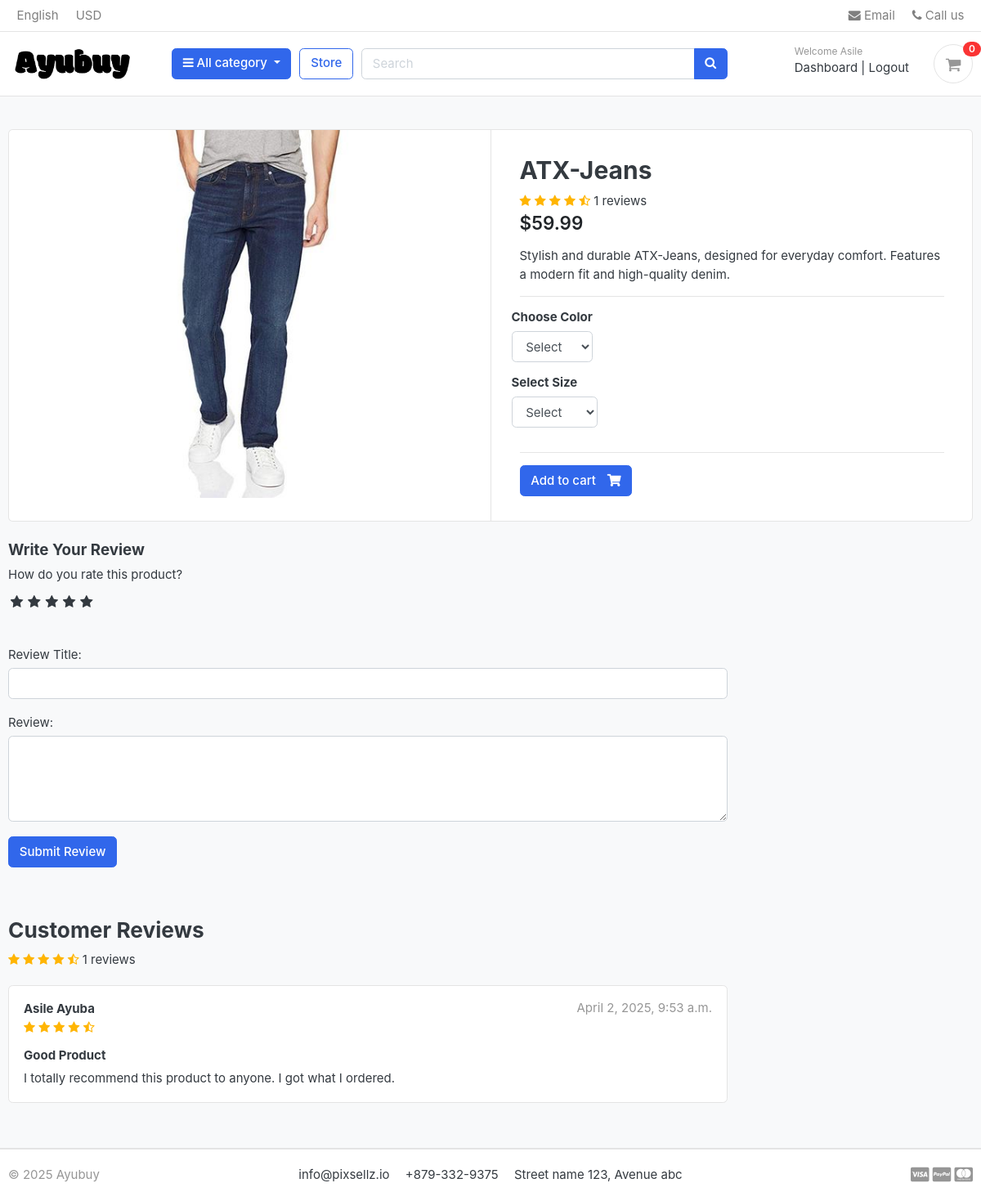
/store/category/jeans/atx-jeans/ (signed in), run on an earlier commit of the app's database.
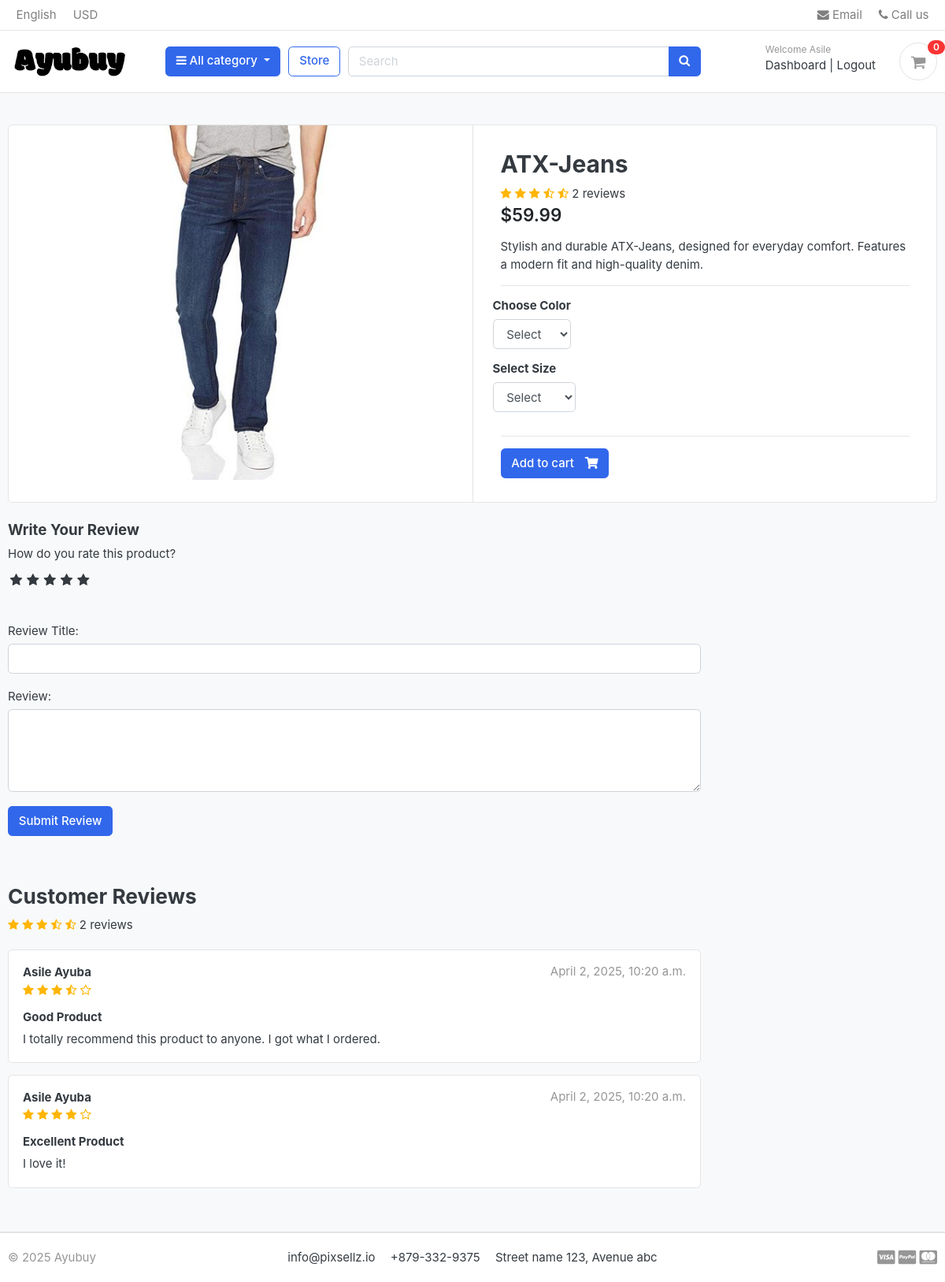
And on a later commit of the database.
### store/models.py (models this page shows, shortened)
class Product(models.Model):
    product_name = models.CharField(max_length=200, unique=True)  # Product name (unique)
    slug = models.SlugField(max_length=200, unique=True)  # SEO-friendly unique slug
    description = models.TextField(max_length=500, blank=True)  # Optional product description
    price = models.DecimalField(max_digits=10, decimal_places=2, default=Decimal('0.00'))  # Precise price handling
    images = models.ImageField(upload_to='photos/products')  # Product image storage path
    stock = models.PositiveIntegerField()  # Prevents negative stock values
    is_available = models.BooleanField(default=True)  # Product availability status
    category = models.ForeignKey(Category, on_delete=models.CASCADE)  # Category association
    created_date = models.DateTimeField(auto_now_add=True)  # Auto-set creation timestamp
    modified_date = models.DateTimeField(auto_now=True)  # Auto-update modification timestamp
    def averageReview(self):
        reviews = ReviewRating.objects.filter(product=self, status=True).aggregate(average=Avg('rating'))
        avg = 0
        if reviews['average'] is not None:
            avg = float(reviews['average'])
        return avg
    def countReview(self):
        reviews = ReviewRating.objects.filter(product=self, status=True).aggregate(count=Count('id'))
        count = 0
        if reviews['count'] is not None:
            count = int(reviews['count'])
        return count
    class Meta:
        ordering = ['-created_date']
        verbose_name = "Product"
        verbose_name_plural = "Products"

class ReviewRating(models.Model):
    product = models.ForeignKey(Product, on_delete=models.CASCADE)
    user = models.ForeignKey(Account, on_delete=models.CASCADE)
    subject = models.CharField(max_length=100, blank=True)
    review = models.TextField(max_length=500, blank=True)
    rating = models.FloatField()
    ip = models.CharField(max_length=20, blank=True)
    status = models.BooleanField(default=True)
    created_date = models.DateTimeField(auto_now_add=True)
    updated_at = models.DateTimeField(auto_now=True)

### accounts/models.py (models this page shows, shortened)
class Account(AbstractBaseUser):
    first_name = models.CharField(max_length=50)
    last_name = models.CharField(max_length=50)
    username = models.CharField(max_length=50, unique=True)
    email = models.EmailField(max_length=100, unique=True)
    phone_number = models.CharField(max_length=50)
    date_joined = models.DateTimeField(auto_now_add=True)  # Automatically sets on user creation
    last_login = models.DateTimeField(auto_now_add=True)  # Updates on each login
    is_admin = models.BooleanField(default=False)  # Admin users
    is_staff = models.BooleanField(default=False)  # Staff members
    is_active = models.BooleanField(default=False)  # Active user status
    is_superadmin = models.BooleanField(default=False)  # Superuser privileges
    USERNAME_FIELD = 'email'  # Login identifier
    REQUIRED_FIELDS = ['username', 'first_name', 'last_name']  # Additional required fields
    objects = MyAccountManager()  # Attach custom manager
    def full_name(self):
        return f'{self.first_name} {self.last_name}'

### store/views.py (the view)
# urls.py: path('category/<slug:category_slug>/<slug:product_slug>/', views.product_detail, name='product_detail'),  # Product detail route
def product_detail(request, category_slug, product_slug):
    try:
        single_product = Product.objects.get(category__slug=category_slug, slug=product_slug)
        in_cart = CartItem.objects.filter(cart__cart_id=_cart_id(request), product=single_product).exists()
    except Product.DoesNotExist:
        single_product = None  # Handle the case where the product is not found
        in_cart = False  # Ensure in_cart is False if the product does not exist
    orderproduct = False    # Default value
    if request.user.is_authenticated:
        orderproduct = OrderProduct.objects.filter(user=request.user, product_id=single_product.id).exists()
    reviews = ReviewRating.objects.filter(product_id=single_product.id, status=True)
    context = {
        'single_product': single_product,  # Pass the retrieved product to the template
        'in_cart': in_cart,  # Boolean indicating if the product is already in the cart
        'orderproduct': orderproduct,
        'reviews': reviews,
    }
    return render(request, 'store/product_detail.html', context)  # Render product details page

### carts/context_processors.py (called while the page is built)
def counter(request):
    cart_count = 0  # Initialize cart item count
    if 'admin' in request.path:
        return {}
    else:
        try:
            cart = Cart.objects.filter(cart_id=_cart_id(request))
            if request.user.is_authenticated:
                cart_items = CartItem.objects.all().filter(user=request.user)
            else:
                cart_items = CartItem.objects.all().filter(cart=cart[:1])
            for cart_item in cart_items:
                cart_count += cart_item.quantity
        except Cart.DoesNotExist:
            cart_count = 0  # If no cart exists, set cart_count to 0
    return dict(cart_count=cart_count)  # Return cart count as a dictionary for template usage

### carts/views.py (called while the page is built)
def _cart_id(request):
    if not request.session.session_key:
        request.session.create()
    return request.session.session_key

### category/context_processors.py (called while the page is built)
def menu_links(request):
    links = Category.objects.all()  # Retrieve all category objects
    return {'links': links}  # Return as a dictionary for template context

### category/models.py (called while the page is built)
    def get_url(self):
        return reverse('products_by_category', args=[self.slug])

### templates/store/product_detail.html (shortened to what the changed rows need)
{% extends "base.html" %}
{% load static %}
{% block content %}
<section class="section-content padding-y bg">
  <div class="container">
    <div class="card">
      <div class="row no-gutters">
        <aside class="col-md-6">
          <article class="gallery-wrap">
            <div class="img-big-wrap">
              <a href="#"><img src="{{ single_product.images.url }}" /></a>
            </div>
          </article>
        </aside>
        <main class="col-md-6 border-left">
          <form action="{% url 'add_cart' single_product.id %}" method="POST">
          <article class="content-body">
            <h2 class="title">{{ single_product.product_name }}</h2>
            <div class="rating-star">
              <span>
                <i class="fa fa-star{% if single_product.averageReview < 0.5 %}-half-o{% elif single_product.averageReview >= 0.5 and single_product.averageReview < 1 %}-half-o {% endif %}" aria-hidden="true"></i>
                <i class="fa fa-star{% if single_product.averageReview < 1.5 %}-half-o{% elif single_product.averageReview >= 1.5 and single_product.averageReview < 2 %}-half-o {% endif %}" aria-hidden="true"></i>
                <i class="fa fa-star{% if single_product.averageReview < 2.5 %}-half-o{% elif single_product.averageReview >= 2.5 and single_product.averageReview < 3 %}-half-o {% endif %}" aria-hidden="true"></i>
                <i class="fa fa-star{% if single_product.averageReview < 3.5 %}-half-o{% elif single_product.averageReview >= 3.5 and single_product.averageReview < 4 %}-half-o {% endif %}" aria-hidden="true"></i>
                <i class="fa fa-star{% if single_product.averageReview < 4.5 %}-half-o{% elif single_product.averageReview >= 4.5 and single_product.averageReview < 5 %}-half-o {% endif %}" aria-hidden="true"></i>
                <span>{{ single_product.countReview}} reviews</span>
              </span>
            </div>
            <div class="mb-3">
              <var class="price h4">${{ single_product.price }}</var>
            </div>
            <p>
              {{ single_product.description}}
            </p>
            <hr />
            <div class="row">
              <div class="item-option-select">
              </div>
            </div>
            <div class="row">
              <div class="item-option-select">
              </div>
            </div>
            <hr />
            {% if single_product.stock <= 0 %}
              <h5 class="text-danger">Out of Stock</h5>
            {% else %}
                <button type="submit" class="btn btn-primary">
                  <span class="text">Add to cart</span>
                  <i class="fas fa-shopping-cart"></i>
                </button>
            {% endif %}
          </article>
        </form>
        </main>
      </div>
    </div>
    <br />
    <div class="row">
      <div class="col-md-9">
      <br>
      <header class="section-heading">
        <div class="rating-star">
          <span>
            <i class="fa fa-star{% if single_product.averageReview < 0.5 %}-half-o{% elif single_product.averageReview >= 0.5 and single_product.averageReview < 1 %}-half-o {% endif %}" aria-hidden="true"></i>
            <i class="fa fa-star{% if single_product.averageReview < 1.5 %}-half-o{% elif single_product.averageReview >= 1.5 and single_product.averageReview < 2 %}-half-o {% endif %}" aria-hidden="true"></i>
            <i class="fa fa-star{% if single_product.averageReview < 2.5 %}-half-o{% elif single_product.averageReview >= 2.5 and single_product.averageReview < 3 %}-half-o {% endif %}" aria-hidden="true"></i>
            <i class="fa fa-star{% if single_product.averageReview < 3.5 %}-half-o{% elif single_product.averageReview >= 3.5 and single_product.averageReview < 4 %}-half-o {% endif %}" aria-hidden="true"></i>
            <i class="fa fa-star{% if single_product.averageReview < 4.5 %}-half-o{% elif single_product.averageReview >= 4.5 and single_product.averageReview < 5 %}-half-o {% endif %}" aria-hidden="true"></i>
            <span>{{ single_product.countReview}} reviews</span>
          </span>
        </div>
      </header>
      {% for review in reviews %}
        <article class="box mb-3">
          <div class="icontext w-100">
            <div class="text">
              <span class="date text-muted float-md-right">{{review.updated_at}} </span>
              <h6 class="mb-1">{{ review.user.full_name}}</h6>
              <div class="rating-star">
                <span>
                  <i class="fa fa-star{% if review.rating == 0.5 %}-half-o{% elif review.rating < 1 %}-o {% endif %}" aria-hidden="true"></i>
                  <i class="fa fa-star{% if review.rating == 1.5 %}-half-o{% elif review.rating < 2 %}-o {% endif %}" aria-hidden="true"></i>
                  <i class="fa fa-star{% if review.rating == 2.5 %}-half-o{% elif review.rating < 3 %}-o {% endif %}" aria-hidden="true"></i>
                  <i class="fa fa-star{% if review.rating == 3.5 %}-half-o{% elif review.rating < 4 %}-o {% endif %}" aria-hidden="true"></i>
                  <i class="fa fa-star{% if review.rating == 4.5 %}-half-o{% elif review.rating < 5 %}-o {% endif %}" aria-hidden="true"></i>
                </span>
              </div>
            </div>
          </div>
          <div class="mt-3">
            <h6>{{ review.subject}}</h6>
            <p>
              {{review.review}}
            </p>
          </div>
        </article>
      {% endfor %}
      </div>
    </div>
  </div>
</section>
{% endblock content %}

What changed in the data, as far as the page shows it:
computed for Product "ATX-Jeans": countReview "1" → "2"
changed ReviewRating "Good Product": updated_at "April 2, 2025, 9:53 a.m." → "April 2, 2025, 10:20 a.m."; rating 4.5 → 3.5 (drawn)
added ReviewRating: updated_at "April 2, 2025, 10:20 a.m.", user.full_name "Asile Ayuba", rating 4 (drawn), subject "Excellent Product", review "I love it!"
